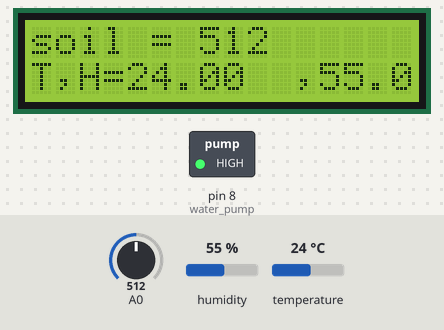
This sketch was run on a simulated Arduino Uno, built with avr-gcc and run on an emulated ATmega328P. Parts: 16×2 character LCD, switched loads named in the sketch (green lamp = pin HIGH). Inputs (shaded band) come from the test bench; at power-on: humidity 55 %, A0 = 512, temperature 24 °C. What the sketch prints to the serial monitor is not drawn.

Above: at 1.8 s.
1.9 s: humidity set to 22 %
At 2.5 s:
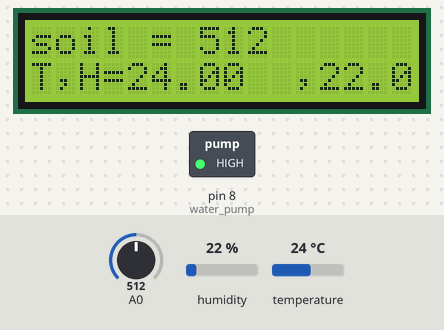
3.7 s: A0 set to 417
At 4.8 s:
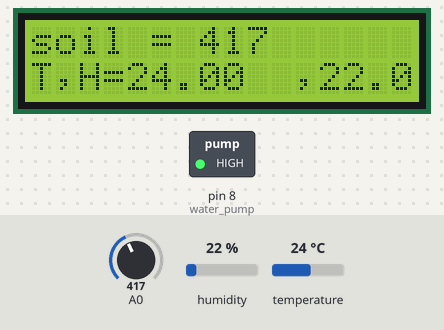
5.9 s: A0 set to 385
At 7.1 s:
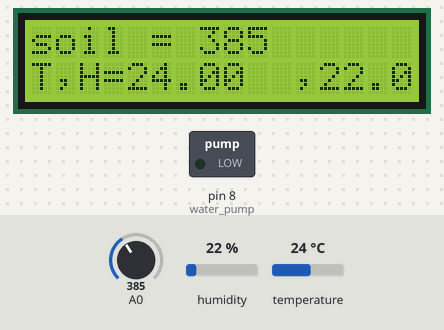
8.1 s: temperature set to 16 °C
At 11.1 s:
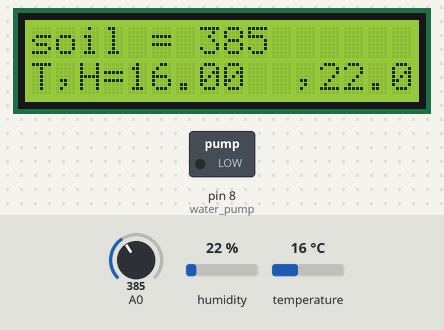
12.2 s: temperature set to 13 °C
At 13.6 s:
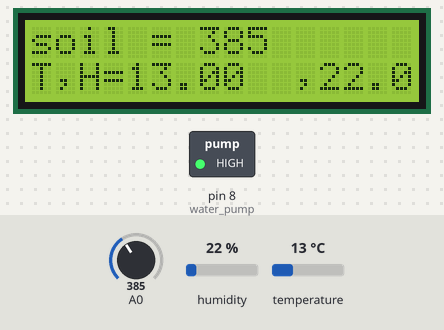
14.3 s: A0 set to 306
At 15.9 s:
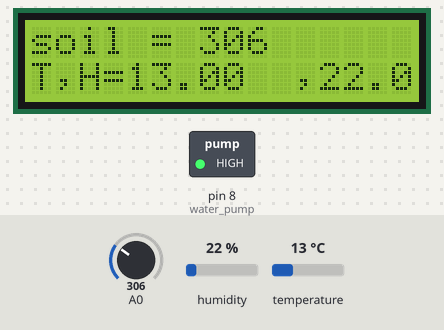
Timing chart, 0 to 17.4 s (numbered marks = the images above; inputs shaded):
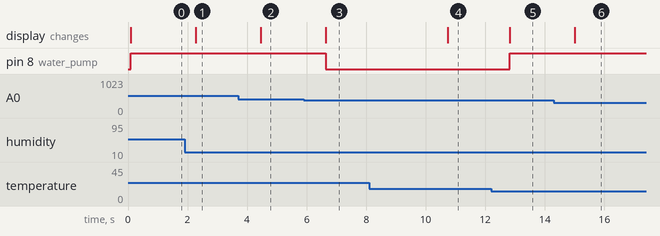

Measured:
- the behaviour switches between 401 and 400 on A0 (found by bisection; images 2 and 3)
- the behaviour switches between 15 and 14 °C on temperature (found by bisection; images 4 and 5)
- after the input at 1.9 s, the display: changes after 0.38 s (image 1)
- after the input at 3.7 s, the display: changes after 0.76 s (image 2)
- after the input at 5.9 s, pin 8 (water_pump): HIGH → LOW after 0.74 s; the display: changes after 0.74 s (image 3)
- after the input at 8.1 s, the display: changes after 2.6 s (image 4)
- after the input at 12.2 s, pin 8 (water_pump): LOW → HIGH after 0.63 s; the display: changes after 0.63 s (image 5)
- after the input at 14.3 s, the display: changes after 0.71 s (image 6)

The sketch:

soil_moisture_Temperature_Humidity.ino
```cpp
#include <dht.h>
#include <LiquidCrystal.h>
const int rs = 12, en = 11, d4 = 5, d5 = 4, d6 = 3, d7 = 2;
LiquidCrystal lcd(rs, en, d4, d5, d6, d7);


dht DHT;

#define DHT11_PIN 7
int val = 0 ;
int water_pump = 8;
void setup(){
  Serial.begin(9600);
pinMode(water_pump,OUTPUT);
}

void loop()
{
//soil_moisture+Temperature+Humidity
  val = analogRead(A0);
  int chk = DHT.read11(DHT11_PIN);
 Serial.print("soil moisture = ");
  Serial.println(val);
  Serial.print("Temperature = ");
  Serial.println(DHT.temperature);
  Serial.print("Humidity = ");
  Serial.println(DHT.humidity);

lcd.begin(16, 2);
 lcd.print("soil = ");
  lcd.println(val);
   lcd.setCursor(0, 1);
  lcd.print("T,H=");
  lcd.println(DHT.temperature);
  lcd.print(",");
  lcd.println(DHT.humidity);

 if (val<= 500 and DHT.temperature >= 20 and DHT.humidity <= 20 ){

  digitalWrite(water_pump,LOW);
  delay(2000);
  }else if(val<= 400 and DHT.temperature >= 20 and DHT.humidity <= 30){

  digitalWrite(water_pump,LOW);
  delay(3000);
  }else if(val<= 300 and DHT.temperature >= 20 and DHT.humidity <= 40){

  digitalWrite(water_pump,LOW);
  delay(4000);
  }else if(val<= 500 and DHT.temperature >= 15 and DHT.humidity <= 20){

  digitalWrite(water_pump,LOW);
  delay(500);
  }else if(val<= 400 and DHT.temperature >= 15 and DHT.humidity <= 30){

  digitalWrite(water_pump,LOW);
  delay(1000);
  }else if(val<= 300 and DHT.temperature >= 15 and DHT.humidity <= 40){

  digitalWrite(water_pump,LOW);
  delay(1500);
  }else{
    digitalWrite(water_pump,HIGH);
    }

 delay(1000);
}
```
